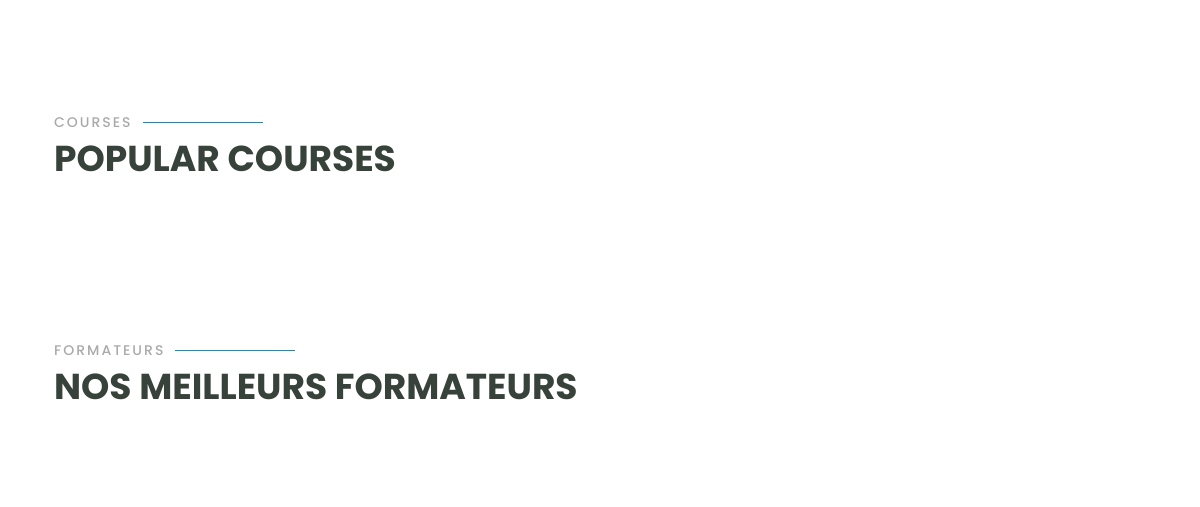
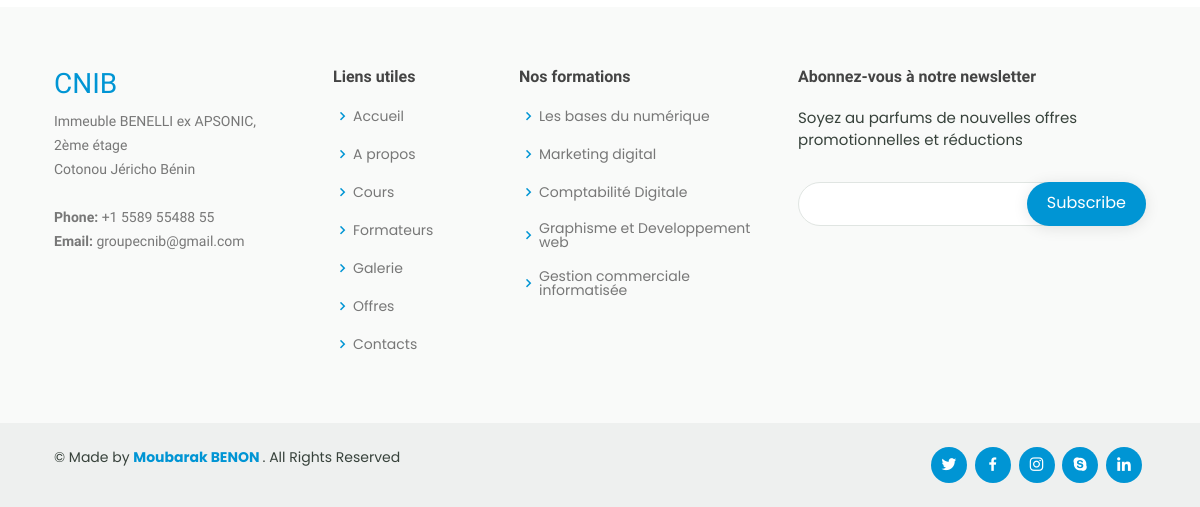
Before: / (lower part) with the older database file (2 pictures, top to bottom).
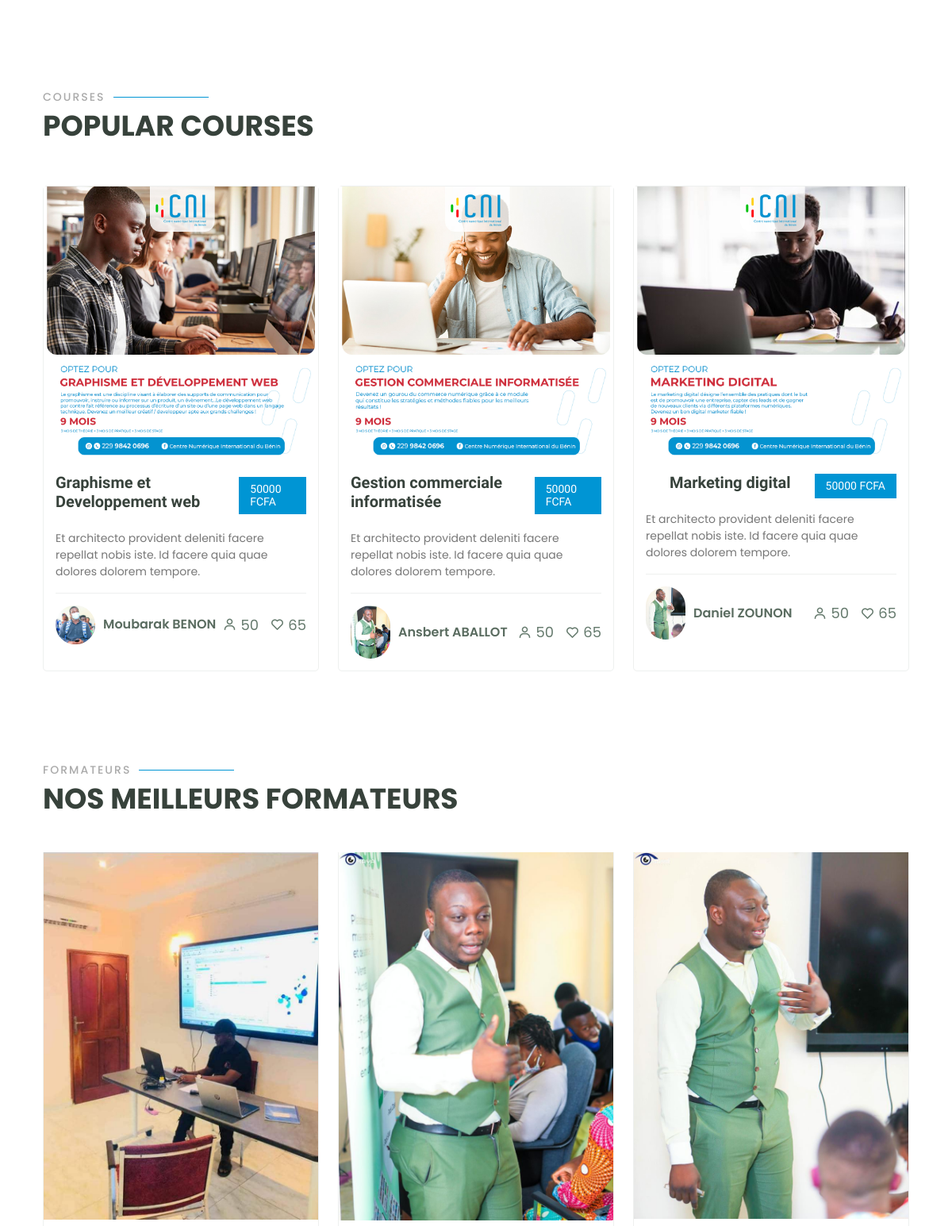
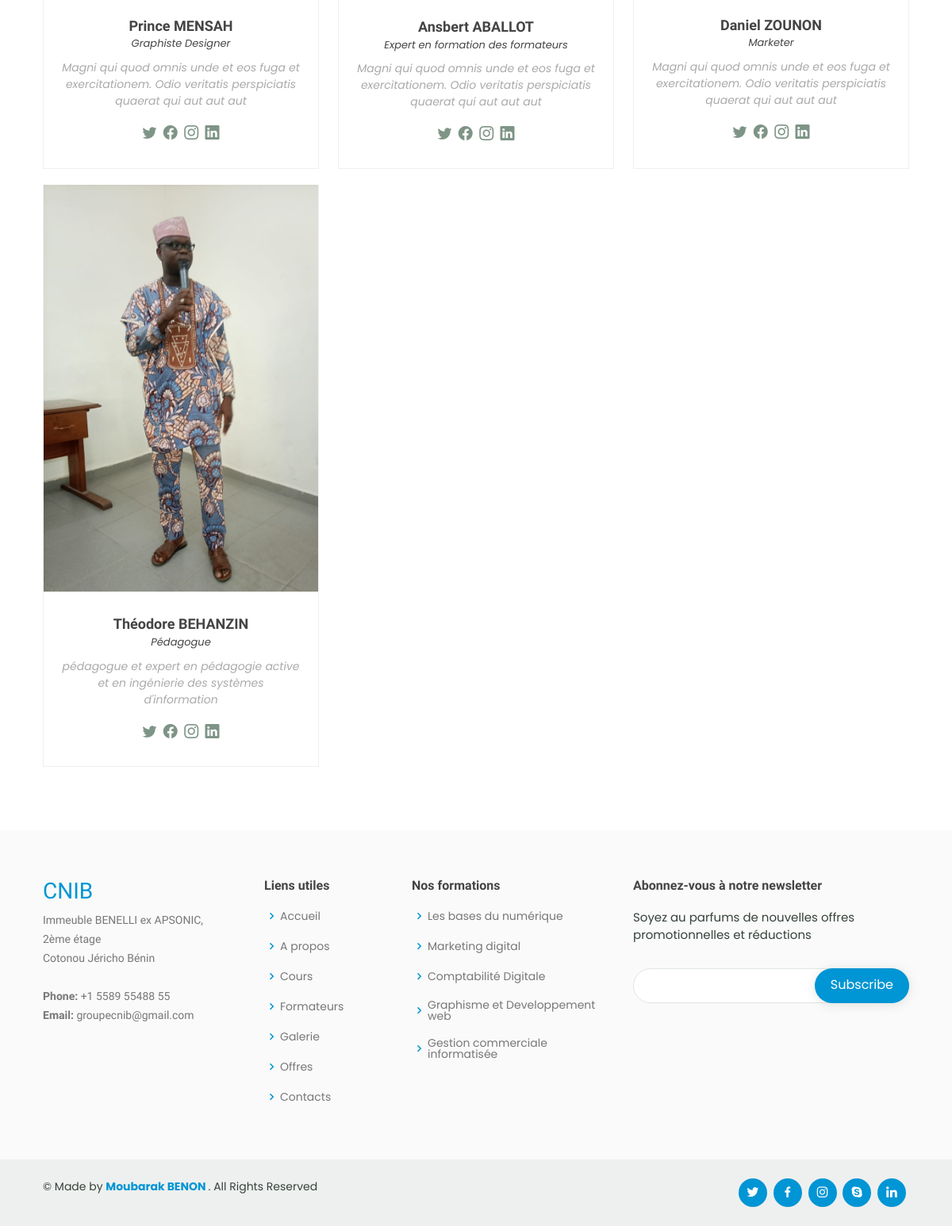
After: the same page with the newer database file (2 pictures, top to bottom).
### app/models.py (models this page shows, shortened)
class Cours(models.Model):
    nom = models.CharField(max_length=100)
    coursthumbnail = models.ImageField(upload_to="cours", blank=True, null=True)
    price = models.IntegerField(default=50000)
    libele = models.TextField(max_length=500,blank=True, null=True)
    description = models.TextField(max_length=1000)
    prof=models.CharField(choices=les_choix, max_length=50, default="")
    profimage = models.ImageField(upload_to="enseignants", blank=True, null=True)
    def get_absolute_url(self):
        return reverse("course_details", kwargs = {"id": self.id}) # nom de l'url "product" et un paramètre contenant le slug

class Favorite(models.Model):
    cours = models.OneToOneField(Cours, on_delete=models.CASCADE)

class Formateur(models.Model):
    nom =models.CharField(choices=les_choix, max_length=50, default="")
    cours = models.ManyToManyField(Cours)
    profimage = models.ImageField(upload_to="enseignants", blank=True, null=True)
    description = models.TextField(max_length=1000)
    fontion = models.TextField(max_length=500)
    onIndex = models.BooleanField(default=False, null=True, blank=True)

### app/views.py (the view)
# urls.py: path('', index , name='index'),
def index(request):
    formations = Cours.objects.all()
    favorites = Favorite.objects.all()
    formateursIn = Formateur.objects.filter(onIndex = True)
    return render(request, 'app/index.html', context={"formations":formations , 'favorites':favorites, 'formateursIn':formateursIn})

### app/templates/app/index.html (shortened to what the changed rows need)
{% load static %}
<!DOCTYPE html>
<html lang="en">
<head>
  <link rel="stylesheet" href="https://cdnjs.cloudflare.com/ajax/libs/font-awesome/6.1.1/css/all.min.css"
 />
  <link href="{% static 'app/vendor/animate.css/animate.min.css' %}" rel="stylesheet">
  <link href="{% static 'app/vendor/aos/aos.css' %}" rel="stylesheet">
  <link href="{% static 'app/vendor/bootstrap/css/bootstrap.min.css' %}" rel="stylesheet">
  <link href="{% static 'app/vendor/bootstrap-icons/bootstrap-icons.css' %}" rel="stylesheet">
  <link href="{% static 'app/vendor/boxicons/css/boxicons.min.css' %}" rel="stylesheet">
  <link href="{% static 'app/vendor/remixicon/remixicon.css' %}" rel="stylesheet">
  <link href="{% static 'app/vendor/swiper/swiper-bundle.min.css' %}" rel="stylesheet">
  <link href="https://cdn.jsdelivr.net/npm/bootstrap@5.0.2/dist/css/bootstrap.min.css" rel="stylesheet"
>
  <link href="{% static 'app/css/style.css' %}" rel="stylesheet">
</head>
<body>
  {% block about %}
  <main id="main">
    <section id="popular-courses" class="courses">
      <div class="container" data-aos="fade-up">
        <div class="section-title">
          <h2>Courses</h2>
        </div>
        <div class="row" data-aos="zoom-in" data-aos-delay="100">
          {% for favorite in favorites %}
          <div class="col-lg-4 col-md-6 d-flex align-items-stretch mt-4 mt-md-2">
            <a href="{{ favorite.cours.get_absolute_url }}">
              <div class="course-item">
                <img src="{{ favorite.cours.coursthumbnail.url }}" class="img-fluid" alt="...">
                <div class="course-content">
                  <div class="d-flex justify-content-between align-items-center mb-3">
                    <h3><a href="{{ favorite.cours.get_absolute_url }}">{{ favorite.cours.nom }}</a></h3>
                    <h4>{{ favorite.cours.price }} FCFA</h4>
                  </div>
                  <p>{{ favorite.cours.libele }}</p>
                  <div class="trainer d-flex justify-content-between align-items-center">
                    <div class="trainer-profile d-flex align-items-center">
                      <img src="{{ favorite.cours.profimage.url }}" class="img-fluid" alt="">
                      <span>{{ favorite.cours.prof }}</span>
                    </div>
                    <div class="trainer-rank d-flex align-items-center">
                      <i class="bx bx-user"></i>&nbsp;50
                      &nbsp;&nbsp;
                      <i class="bx bx-heart"></i>&nbsp;65
                    </div>
                  </div>
                </div>
              </div>
            </a>
          </div>
          {% endfor %}
        </div>
      </div>
    </section>
    <section id="trainers" class="trainers">
      <div class="container" data-aos="fade-up">
        <div class="section-title">
          <h2>Formateurs</h2>
        </div>
        <div class="row" data-aos="zoom-in" data-aos-delay="100">
          {% for formateur in formateursIn %}
          <div class="col-lg-4 col-md-6 d-flex align-items-stretch">
            <div class="member">
              <img src="{{ formateur.profimage.url }}" class="img-fluid" alt="">
              <div class="member-content">
                <h4>{{ formateur.nom }}</h4>
                <span>{{ formateur.fontion }}</span>
                <p>
                 {{ formateur.description }}
                </p>
                <div class="social">
                  <a href=""><i class="bi bi-twitter"></i></a>
                  <a href=""><i class="bi bi-facebook"></i></a>
                  <a href=""><i class="bi bi-instagram"></i></a>
                  <a href=""><i class="bi bi-linkedin"></i></a>
                </div>
              </div>
            </div>
          </div>
         {% endfor %}
        </div>
      </div>
    </section>
  </main>
  {% endblock about %}
  <footer id="footer">
    <div class="footer-top">
      <div class="container">
        <div class="row">
          <div class=" col-lg-3 col-md-6 footer-links">
                        <ul>
                          {% for cour in formations %}
                          <li><i class="bx bx-chevron-right"></i> <a
                              href="{{ cour.get_absolute_url }}">{{ cour.nom }}</a></li>
                          {% endfor %}
                        </ul>
          </div>
        </div>
      </div>
    </div>
  </footer>
</body>
</html>

Changed rows visible on the page:
added Favorite: cours.coursthumbnail (picture), cours.nom "Graphisme et Developpement web", cours.price "50000", cours.libele "Et architecto provident deleniti facere repellat nobis iste. Id facere quia quae dolores dolorem tempore.", cours.profimage (picture), cours.prof "Moubarak BENON"
added Favorite: cours.coursthumbnail (picture), cours.nom "Gestion commerciale informatisée", cours.price "50000", cours.libele "Et architecto provident deleniti facere repellat nobis iste. Id facere quia quae dolores dolorem tempore.", cours.profimage (picture), cours.prof "Ansbert ABALLOT"
added Favorite: cours.coursthumbnail (picture), cours.nom "Marketing digital", cours.price "50000", cours.libele "Et architecto provident deleniti facere repellat nobis iste. Id facere quia quae dolores dolorem tempore.", cours.profimage (picture), cours.prof "Daniel ZOUNON"
added Formateur: profimage (picture), nom "Prince MENSAH", fontion "Graphiste Designer", description "Magni qui quod omnis unde et eos fuga et exercitationem. Odio veritatis perspiciatis quaerat qui aut aut aut"
added Formateur: profimage (picture), nom "Ansbert ABALLOT", fontion "Expert en formation des formateurs", description "Magni qui quod omnis unde et eos fuga et exercitationem. Odio veritatis perspiciatis quaerat qui aut aut aut"
added Formateur: profimage (picture), nom "Daniel ZOUNON", fontion "Marketer", description "Magni qui quod omnis unde et eos fuga et exercitationem. Odio veritatis perspiciatis quaerat qui aut aut aut"
added Formateur: profimage (picture), nom "Théodore BEHANZIN", fontion "Pédagogue", description "pédagogue et expert en pédagogie active et en ingénierie des systèmes d'information"
